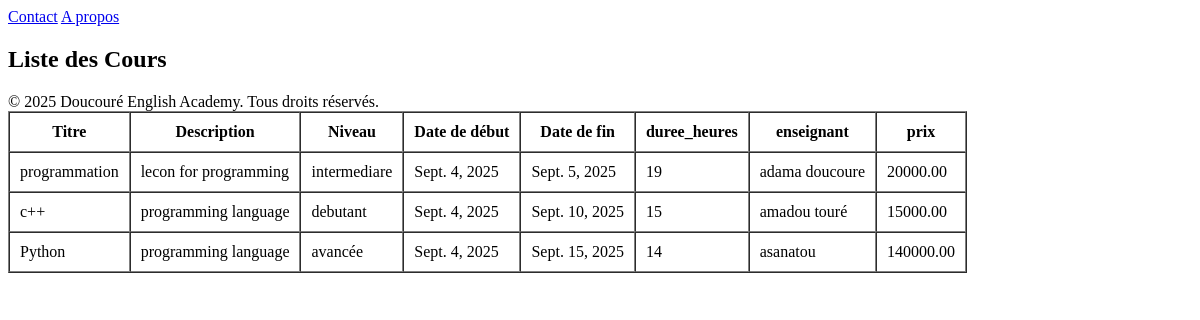
/course/, run on an earlier commit of the app's database.
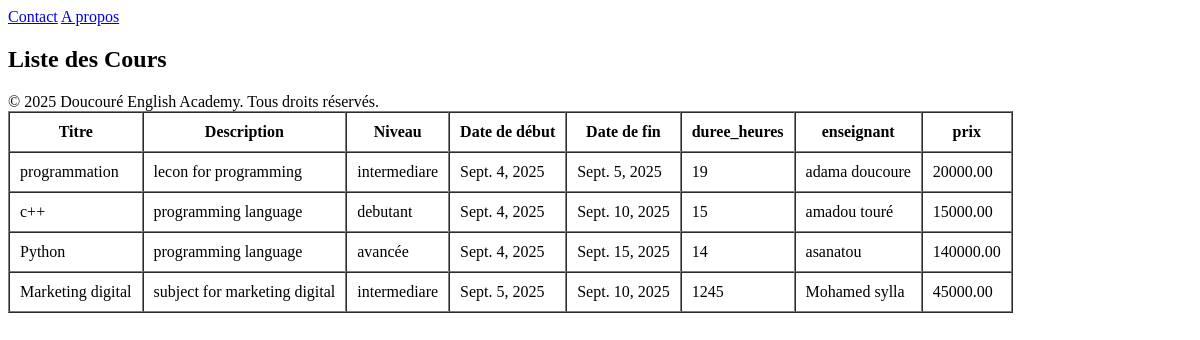
And on a later commit of the database.
### DoucoureEnglishAcademy/models.py (models this page shows, shortened)
class Cours(models.Model):
    titre = models.CharField(max_length=200)        # Le nom du cours
    description = models.TextField()                # Description du cours
    date_debut = models.DateField()                 # Date de début
    date_fin = models.DateField()                   # Date de fin
    duree_heures = models.IntegerField()           # Durée en heures
    enseignant = models.CharField(max_length=100)   # Nom de l'enseignant
    niveau = models.CharField(max_length=50)        # Niveau (débutant, intermédiaire, avancé)
    prix = models.DecimalField(max_digits=8, decimal_places=2)  # Prix du cours
    class Meta:
        verbose_name = ("Cour")
        verbose_name_plural = ("Cours")

### DoucoureEnglishAcademy/views.py (the view)
# urls.py: path("course/",course, name="course")
def course(request):
     cours = Cours.objects.all()
     return render(request, 'course.html', {'cours': cours})

### DoucoureEnglishAcademy/templates/course.html (shortened to what this page needs)
 {% extends "base.html" %}
 {% block navCours %}
    {% include "navCours.html" %}
 {% endblock navCours %}
 {% block coursList %}
<h2>Liste des Cours</h2>
<table border="1" cellpadding="10" cellspacing="0">
    <thead>
        <tr>
            <th>Titre</th>
            <th>Description</th>
            <th>Niveau</th>
            <th>Date de début</th>
            <th>Date de fin</th>
            <th>duree_heures</th>
            <th>enseignant</th>
            <th>prix</th>
        </tr>
    </thead>
    <tbody>
        {% for c in cours%}
        <tr>
            <td>{{c.titre }}</td>
            <td>{{c.description }}</td>
            <td>{{c.niveau }}</td>
            <td>{{c.date_debut }}</td>
            <td>{{c.date_fin }}</td>
            <td>{{c.duree_heures}}</td>
            <td>{{c.enseignant}}</td>
            <td>{{c.prix}}</td>
        </tr>
        {% endfor %}
        {% endblock coursList %}

### DoucoureEnglishAcademy/templates/base.html (shortened to what this page needs)
<!DOCTYPE html>
<html lang="fr">
<head>
</head>
<body>
    {% block navCours %}
    {% endblock navCours %}
 {% block coursList %}
 {% endblock coursList %}
 <footer>
        &copy; 2025 Doucouré English Academy. Tous droits réservés.
    </footer>
</body>
</html>

### DoucoureEnglishAcademy/templates/navCours.html
<nav>
    <a href="#">Contact</a>
    <a href="#cours">A propos</a>
    </nav>

What changed in the data, as far as the page shows it:
added Cours: titre "Marketing digital", description "subject for marketing digital", niveau "intermediare", date_debut "Sept. 5, 2025", date_fin "Sept. 10, 2025", duree_heures "1245", enseignant "Mohamed sylla", prix "45000.00"
